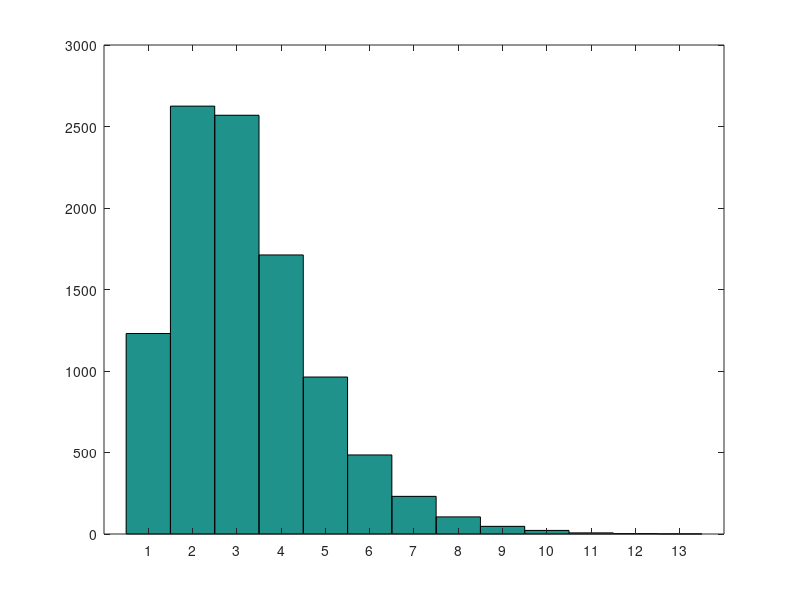

MATLAB code for this plot:
#!/usr/bin/octave -q
numbers = [];
counts = [];
for a = 1:10000
  s = size(factor(a), 2);
  counts = [counts s];
  numbers = [numbers a];
endfor
plot(numbers, counts);
hist(counts, min(counts):max(counts));
uiwait;
